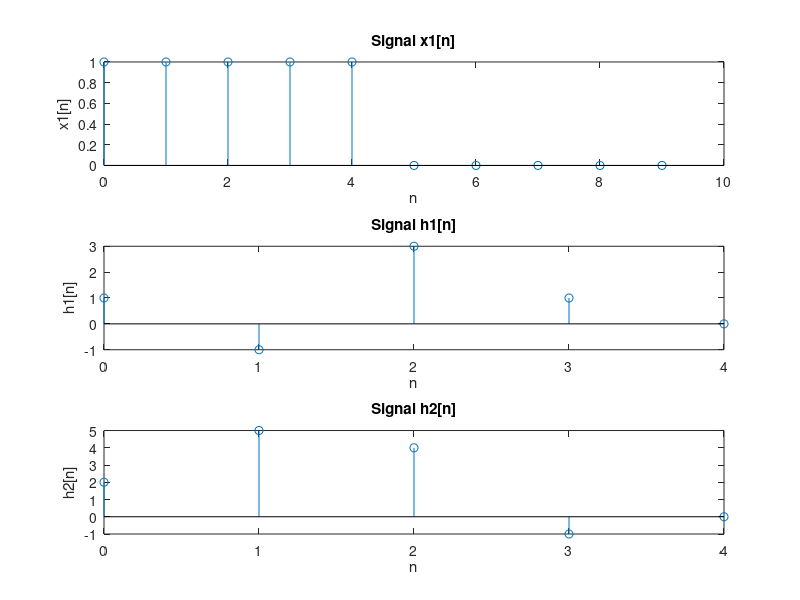
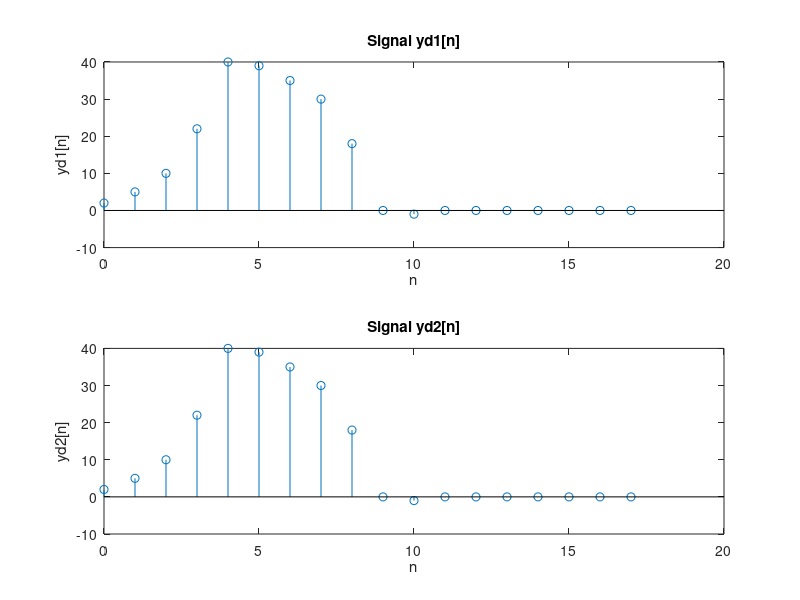

MATLAB code for these plots, in order:
x1 = [ones(1,5), zeros(1,5)];
nx1 = 0:9; 

h1 = [1 -1 3 1 0];
nh1 = 0:4;

h2 = [2 5 4 -1 0];
nh2 = 0:4;

figure(1);
subplot(3,1,1);
stem(nx1, x1);
xlabel('n');
ylabel('x1[n]');
title('Signal x1[n]');

% Plot h1
subplot(3,1,2); 
stem(nh1, h1);
xlabel('n');
ylabel('h1[n]');
title('Signal h1[n]');

% Plot h2
subplot(3,1,3); 
stem(nh2, h2);
xlabel('n');
ylabel('h2[n]');
title('Signal h2[n]');

% convolution part
figure(2);
w = conv(x1,h1);
yd1 = conv(w,h2);
hs = conv(h1,h2);
yd2 = conv(hs,x1);

% yd1
subplot(2,1,1);
stem([0:length(yd1)-1], yd1);
xlabel('n');
ylabel('yd1[n]');
title('Signal yd1[n]');

% Plot h1
subplot(2,1,2); 
stem([0:length(yd2)-1], yd2);
xlabel('n');
ylabel('yd2[n]');
title('Signal yd2[n]');